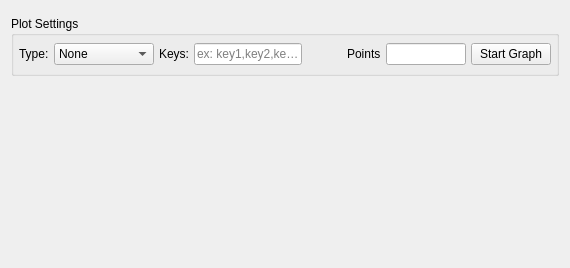
      <widget class="QWidget" name="tab_plotter">
       <attribute name="title">
        <string>Plotter</string>
       </attribute>
       <layout class="QGridLayout" name="gridLayout_11">
        <item row="2" column="0">
         <widget class="graphWidget" name="widget_plot" native="true">
          <property name="minimumSize">
           <size>
            <width>200</width>
            <height>180</height>
           </size>
          </property>
         </widget>
        </item>
        <item row="1" column="0">
         <widget class="QGroupBox" name="groupBox_4">
          <property name="minimumSize">
           <size>
            <width>0</width>
            <height>60</height>
           </size>
          </property>
          <property name="maximumSize">
           <size>
            <width>16777215</width>
            <height>50</height>
           </size>
          </property>
          <property name="title">
           <string>Plot Settings</string>
          </property>
          <layout class="QGridLayout" name="gridLayout_12">
           <property name="leftMargin">
            <number>5</number>
           </property>
           <property name="topMargin">
            <number>5</number>
           </property>
           <property name="rightMargin">
            <number>5</number>
           </property>
           <property name="bottomMargin">
            <number>5</number>
           </property>
           <property name="spacing">
            <number>5</number>
           </property>
           <item row="0" column="6">
            <widget class="QLineEdit" name="lineEdit_size">
             <property name="maximumSize">
              <size>
               <width>80</width>
               <height>16777215</height>
              </size>
             </property>
            </widget>
           </item>
           <item row="0" column="0">
            <widget class="QLabel" name="label_2">
             <property name="text">
              <string>Type:</string>
             </property>
            </widget>
           </item>
           <item row="0" column="2">
            <widget class="QLabel" name="label_9">
             <property name="text">
              <string>Keys:</string>
             </property>
            </widget>
           </item>
           <item row="0" column="4">
            <spacer name="horizontalSpacer_4">
             <property name="orientation">
              <enum>Qt::Horizontal</enum>
             </property>
             <property name="sizeHint" stdset="0">
              <size>
               <width>40</width>
               <height>20</height>
              </size>
             </property>
            </spacer>
           </item>
           <item row="0" column="3">
            <widget class="QLineEdit" name="lineEdit_keys">
             <property name="placeholderText">
              <string>ex: key1,key2,key3</string>
             </property>
            </widget>
           </item>
           <item row="0" column="1">
            <widget class="QComboBox" name="comboBox_type">
             <item>
              <property name="text">
               <string>None</string>
              </property>
             </item>
             <item>
              <property name="text">
               <string>Single Value</string>
              </property>
             </item>
             <item>
              <property name="text">
               <string>Key-Value</string>
              </property>
             </item>
             <item>
              <property name="text">
               <string>Array</string>
              </property>
             </item>
            </widget>
           </item>
           <item row="0" column="7">
            <widget class="QPushButton" name="button_startGraph">
             <property name="text">
              <string>Start Graph</string>
             </property>
            </widget>
           </item>
           <item row="0" column="5">
            <widget class="QLabel" name="label_11">
             <property name="text">
              <string>Points</string>
             </property>
            </widget>
           </item>
          </layout>
         </widget>
        </item>
       </layout>
      </widget>
